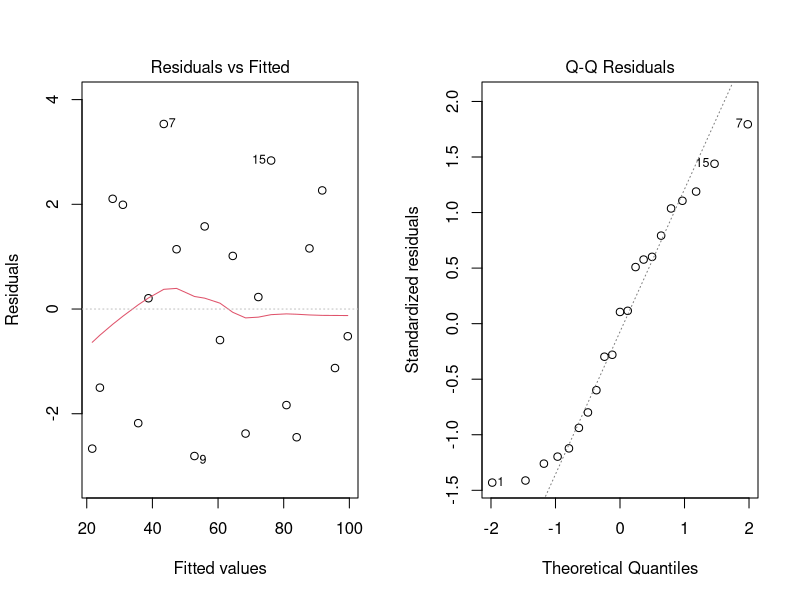

Reproduce this figure in R.
dat <- read.csv("Q1_sales.csv")
fit <- lm(WEEKLY_SALES ~ ADVERTISING_BUDGET, data = dat)
summary(fit)
par(mfrow = c(1, 2))
plot(fit, which = 1)
plot(fit, which = 2)
